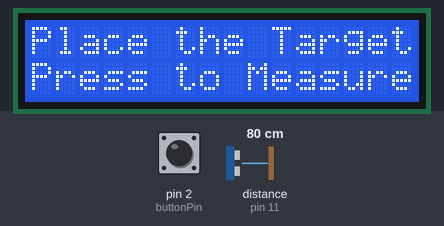
Bench run of a sketch on a simulated Arduino Uno, built with avr-gcc and run on an emulated ATmega328P. Shown: 16×2 character LCD. The test bench sets the inputs (shaded band); at power-on: pin 2 (buttonPin) HIGH, distance to the obstacle (sensor on pin 11) 80 cm. The echo pulse lasts 58.3 µs per cm.

Above: at 1.2 s.
1.3 s: pin 2 (buttonPin) pulled LOW for 0.15 s
At 2.5 s:
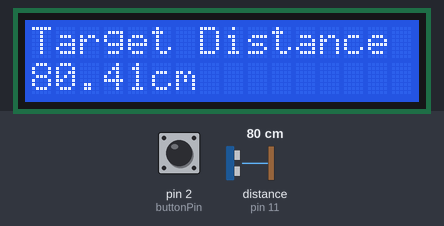
Timing chart, 0 to 4.3 s (numbered marks = the images above; inputs shaded):
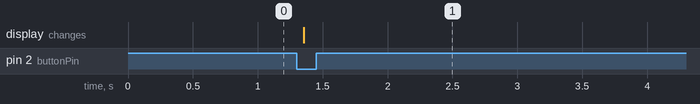

The sketch:

HC-SR04PlusDisplayPlusButton.ino
```cpp
#include <Wire.h>
#include <LiquidCrystal_I2C.h>
LiquidCrystal_I2C lcd(0x27, 16, 2);

int buttonPin = 2;
int buttonVal;
 int trigPin = 8;
 int echoPin = 11;
 int pingTravelTime;
 float convToCm;
  int dt = 5000;

void setup() {
  // put your setup code here, to run once:

pinMode(buttonPin,INPUT);
digitalWrite(buttonPin, HIGH);
 lcd.init();
 lcd.backlight();
  pinMode(trigPin, OUTPUT);
  pinMode(echoPin, INPUT);
Serial.begin(9600);

}

void loop() {
  // put your main code here, to run repeatedly:
lcd.setCursor(0,0);
lcd.print("Place the Target");
lcd.setCursor(0, 1);
lcd.print("Press to Measure");
 buttonVal = digitalRead(buttonPin);
 while (buttonVal==1){
  buttonVal = digitalRead(buttonPin);
 }
  digitalWrite(trigPin, LOW);
  delayMicroseconds(10);
  digitalWrite(trigPin,HIGH);
  delayMicroseconds(10);
  digitalWrite(trigPin, LOW);
  pingTravelTime = pulseIn(echoPin, HIGH);
  convToCm = pingTravelTime/58.;
  delay(25);
   lcd.clear();
   lcd.setCursor(0,0);
   lcd.print("Target Distance");
   lcd.setCursor(0, 1);
   lcd.print(convToCm);
   lcd.print( "cm");

   delay(dt);


}
```

Measured:
- after the input at 1.3 s, the display: changes after 0.06 s (image 1)
